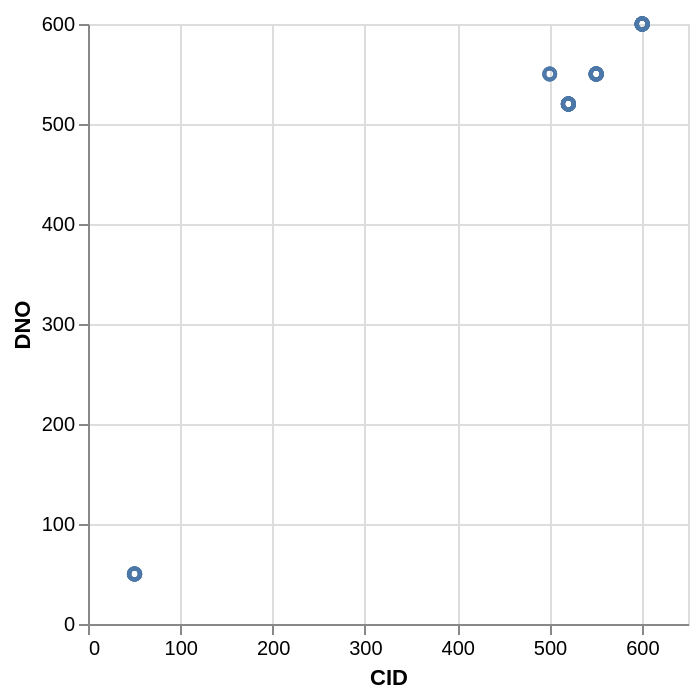

Specify this chart in Vega-Lite:
### Vega-Lite specification from a JSON file in a GitHub repository (floating-point values rounded to 4 significant figures)
{"data": {"values": [{"x_data": 600.1, "y_data": 600}, {"x_data": 600.3, "y_data": 600}, {"x_data": 600.6, "y_data": 600}, {"x_data": 50.8, "y_data": 50}, {"x_data": 550.8, "y_data": 550}, {"x_data": 600.1, "y_data": 600}, {"x_data": 600.1, "y_data": 600}, {"x_data": 600.1, "y_data": 600}, {"x_data": 600.1, "y_data": 600}, {"x_data": 600.1, "y_data": 600}, {"x_data": 600.2, "y_data": 600}, {"x_data": 600.2, "y_data": 600}, {"x_data": 600.2, "y_data": 600}, {"x_data": 600.3, "y_data": 600}, {"x_data": 600.3, "y_data": 600}, {"x_data": 600.3, "y_data": 600}, {"x_data": 600.3, "y_data": 600}, {"x_data": 600.4, "y_data": 600}, {"x_data": 600.4, "y_data": 600}, {"x_data": 600.4, "y_data": 600}, {"x_data": 600.4, "y_data": 600}, {"x_data": 600.4, "y_data": 600}, {"x_data": 600.5, "y_data": 600}, {"x_data": 600.5, "y_data": 600}, {"x_data": 600.5, "y_data": 600}, {"x_data": 600.5, "y_data": 600}, {"x_data": 600.7, "y_data": 600}, {"x_data": 600.8, "y_data": 600}, {"x_data": 500.2, "y_data": 550}, {"x_data": 500.2, "y_data": 550}, {"x_data": 500.2, "y_data": 550}, {"x_data": 500.2, "y_data": 550}, {"x_data": 550.6, "y_data": 550}, {"x_data": 550.6, "y_data": 550}, {"x_data": 550.6, "y_data": 550}, {"x_data": 550.7, "y_data": 550}, {"x_data": 550.7, "y_data": 550}, {"x_data": 550.7, "y_data": 550}, {"x_data": 550.7, "y_data": 550}, {"x_data": 550.8, "y_data": 550}, {"x_data": 520.1, "y_data": 520}, {"x_data": 520.2, "y_data": 520}, {"x_data": 520.3, "y_data": 520}, {"x_data": 520.3, "y_data": 520}, {"x_data": 520.3, "y_data": 520}, {"x_data": 520.4, "y_data": 520}, {"x_data": 520.4, "y_data": 520}, {"x_data": 520.4, "y_data": 520}, {"x_data": 520.4, "y_data": 520}, {"x_data": 520.4, "y_data": 520}, {"x_data": 520.4, "y_data": 520}, {"x_data": 520.5, "y_data": 520}, {"x_data": 520.5, "y_data": 520}, {"x_data": 520.6, "y_data": 520}, {"x_data": 520.6, "y_data": 520}, {"x_data": 520.7, "y_data": 520}, {"x_data": 50.1, "y_data": 50}, {"x_data": 50.11, "y_data": 50}, {"x_data": 50.33, "y_data": 50}, {"x_data": 50.37, "y_data": 50}, {"x_data": 50.38, "y_data": 50}, {"x_data": 50.43, "y_data": 50}, {"x_data": 50.67, "y_data": 50}, {"x_data": 50.82, "y_data": 50}, {"x_data": 550.1, "y_data": 550}, {"x_data": 550.2, "y_data": 550}, {"x_data": 550.3, "y_data": 550}, {"x_data": 550.3, "y_data": 550}, {"x_data": 550.4, "y_data": 550}, {"x_data": 550.4, "y_data": 550}, {"x_data": 550.4, "y_data": 550}, {"x_data": 550.5, "y_data": 550}, {"x_data": 520.2, "y_data": 520}, {"x_data": 520.4, "y_data": 520}, {"x_data": 520.6, "y_data": 520}, {"x_data": 50.2, "y_data": 50}]}, "mark": "point", "encoding": {"x": {"field": "x_data", "type": "quantitative", "title": "CID"}, "y": {"field": "y_data", "type": "quantitative", "title": "DNO"}}}
